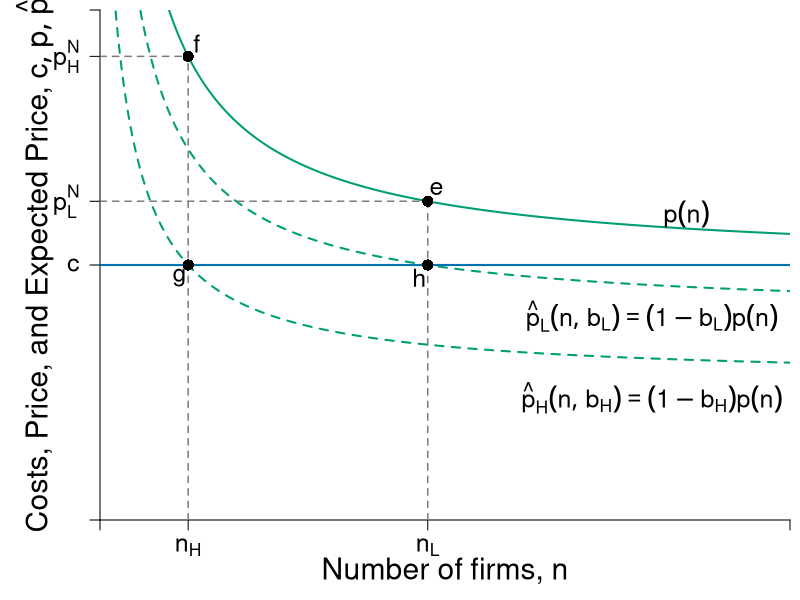

Write R code to recreate this figure.
require(shape)
pdf(file = "competitionmarkets/LRn_Dec_BTE.pdf", width = 9, height = 7)

#Set parameters for graphics
axislabelsize <- 1.8
labelsize <- 1.5
namesize <- 1.8
annotatesize <- 1.5
graphlinewidth <- 2
segmentlinewidth <- 1.5

COL <- c("#7fc97f", "#beaed4", "#fdc086", "#ffff99", "#386cb0", "#f0027f", "#bf5b17", "#666666")
COLA <- c("#e0f3db", "#99d8c9","#66c2a4","#41ae76", "#238b45", "#005824")
COLB <- c("#c6dbef", "#4eb3d3", "#2b8cbe", "#0868ac","#084081")
COLC <- c("#fcfbfd", "#efedf5", "#dadaeb", "#bcbddc", "#9e9ac8", "#807dba", "#6a51a3", "#54278f", "#3f007d")
grays <- gray.colors(25, start = 1, end = 0)
CBCols <- c("#009E73","#0072B2","#E69F00","#CC79A7", "#F0E442")

par(mar =  c(4, 5, 0.5, 0.5))

Profit <- function(n, pbar = 60, c = 10, beta = 0.5) {
  (pbar - c)^2 / (((n + 1)^2)*beta)
}

totaln <- function(pi, pbar = 60, c = 10, beta = 0.5){
  (pbar - c)/(sqrt(pi*beta)) - 1
}

cournotPrice <- function(n, pbar = 60, c = 10) {
  c + (1/(n+1))*(pbar - c)
}


# Barriers to entry
# Inputs: Probability of BTE (b) and number of firms
# Outputs: Price Level at some n
bte <- function(n, b = 0) {
  cournotPrice(n)*(1-b)
}

nstar <- function(b, pbar = 60, c = 10){
  (pbar*(1 - b) - c) / (b*c)
}

#Levels for the barriers to entry specified here
barriers <- c(0.2, 0.45, 0.71, 0.73)

xlims <- c(0, 40)
ylims <- c(0, 20)

plot(0, 0, xlim = xlims, ylim = ylims, type = "n",
     xlab = expression(paste("")),
     ylab = expression(paste("")), 
     xaxt = "n", 
     yaxt = "n", 
     cex.lab = axislabelsize, 
     bty = "n",
     xaxs="i", 
     yaxs="i")

# ticksy <- seq(from = 0, to = ylims[2], by = 2)
# ylabels <- seq(from = 0, to = ylims[2], by = 2)
# ticksx <- seq(from = 0, to = xlims[2], by = 2)
# xlabels <- seq(from = 0, to = xlims[2], by = 2)
ticksy <- c(0, 10, cournotPrice(n = nstar(b = barriers[1])), cournotPrice(n = nstar(b = barriers[2])), ylims[2])
ylabels <- c(NA, expression(c), expression(paste(p[L]^N)), expression(paste(p[H]^N)), NA)
ticksx <- c(0, nstar(b = barriers[2]), nstar(b = barriers[1]), xlims[2])
xlabels <- c(NA, expression(paste(n[H])), expression(paste(n[L])), NA)

axis(1, at = ticksx, pos = 0, labels = xlabels, cex.axis = labelsize)
axis(2, at = ticksy, pos = 0, labels = ylabels, las = 1, cex.axis = labelsize)

npts <- 500 
xx1 <- seq(xlims[1], xlims[2], length.out = npts)

#Lines for barrier graph
lines(xx1, bte(n = xx1, b = barriers[1]), col = CBCols[1], lty = 2, lwd = graphlinewidth)
lines(xx1, bte(n = xx1, b = barriers[2]), col = CBCols[1], lty = 2, lwd = graphlinewidth)

#Price with no barriers
# No Barrier --- Greenbte(n = nstar(b = 0), b = 0)
lines(xx1, cournotPrice(xx1, c = 10), col = CBCols[1], lwd = graphlinewidth) 

# lines(xx1, Profit(xx1, c = 0.25), col = COLA[4], lty = 2, lwd = segmentlinewidth)

#Label axes
#mtext(expression(paste("Number of firms, ", n)), side=1, line = 2.5, cex = axislabelsize)
text(0.5*xlims[2], -2, expression(paste("Number of firms, ", n)), xpd = TRUE, cex = axislabelsize) 
text(-3.8, 0.5*ylims[2], expression(paste("Costs, Price, and Expected Price, ", list(c, p, hat(p)) )), xpd = TRUE, cex = axislabelsize, srt = 90) 

#Arrows(18, 6.8, 18, 4.5, col = "black", lty = 1, code = 2, lwd = 2, arr.type = "triangle", arr.lwd = 0.5)
# text(16, 5.75, expression(paste("Decrease in ", rho)), cex = labelsize)


# Eq labels
text(34, 12, expression(paste(p(n))), cex = labelsize)
text(32, 8, expression(paste(hat(p)[L]*(list(n, b[L])) == (1-b[L])*p(n) )), cex = labelsize)
text(32, 4.8, expression(paste(hat(p)[H]*(list(n, b[H])) == (1-b[H])*p(n) )), cex = labelsize)


# line for the marginal cost
segments(0, 10, xlims[2], 10, 
         lty = 1, col = CBCols[2] , lwd = graphlinewidth
         )

#For the low price with low barriers to entry
segments(nstar(b = barriers[1]), 0, 
         nstar(b = barriers[1]), 
         cournotPrice(n = nstar(b = barriers[1])), 
         lty = 2, col = grays[20], lwd = segmentlinewidth
         )

segments(0, cournotPrice(n = nstar(b = barriers[1])), 
         nstar(b = barriers[1]), 
         cournotPrice(n = nstar(b = barriers[1])), 
         lty = 2, col = grays[20], lwd = segmentlinewidth
)

#For the high price with high barriers to entry
segments(nstar(b = barriers[2]), 0, 
         nstar(b = barriers[2]), 
         cournotPrice(n = nstar(b = barriers[2])), 
         lty = 2, col = grays[20], lwd = segmentlinewidth
         )

segments(0, cournotPrice(n = nstar(b = barriers[2])), 
         nstar(b = barriers[2]), 
         cournotPrice(n = nstar(b = barriers[2])), 
         lty = 2, col = grays[20], lwd = segmentlinewidth
)

#This should probably have a loop, but I haven't worked it out. 
#Two points for the low barriers
points(x = nstar(b = barriers[1]), 
       y = cournotPrice(n = nstar(b = barriers[1])), 
       pch = 16, col = "black", cex = 1.5)

text(x = nstar(b = barriers[1]) + 0.5, 
     y = cournotPrice(n = nstar(b = barriers[1])) + 0.5,
     expression(paste(e)), cex = labelsize) 


points(x = nstar(b = barriers[1]), 
       y = bte(n = nstar(b = barriers[1]), b = barriers[1]), 
       pch = 16, col = "black", cex = 1.5)

text(x = nstar(b = barriers[1]) - 0.5, 
     y = bte(n = nstar(b = barriers[1]), b = barriers[1]) - 0.5, 
     expression(paste(h)), cex = labelsize) 

#Two points for the high barriers
points(x = nstar(b = barriers[2]),
       y = cournotPrice(n = nstar(b = barriers[2])),
       pch = 16, col = "black", cex = 1.5)

text(x = nstar(b = barriers[2]) + 0.5, 
     y = cournotPrice(n = nstar(b = barriers[2])) + 0.5,
     expression(paste(f)), cex = labelsize) 

points(x = nstar(b = barriers[2]),
       y = bte(n = nstar(b = barriers[2]), b = barriers[2]),
       pch = 16, col = "black", cex = 1.5)

text(x = nstar(b = barriers[2]) - 0.5, 
     y = bte(n = nstar(b = barriers[2]), b = barriers[2]) - 0.5, 
     expression(paste(g)), cex = labelsize) 

# points(x = nstar(b = barriers[3]),
#        y = bte(n = nstar(b = barriers[3]), b = barriers[3]),
#        pch = 16, col = "black", cex = 1.5)
# points(x = nstar(b = barriers[4]), 
#        y = bte(n = nstar(b = barriers[4]),b = barriers[4]), 
#        pch = 16, col = "black", cex = 1.5)

dev.off()
